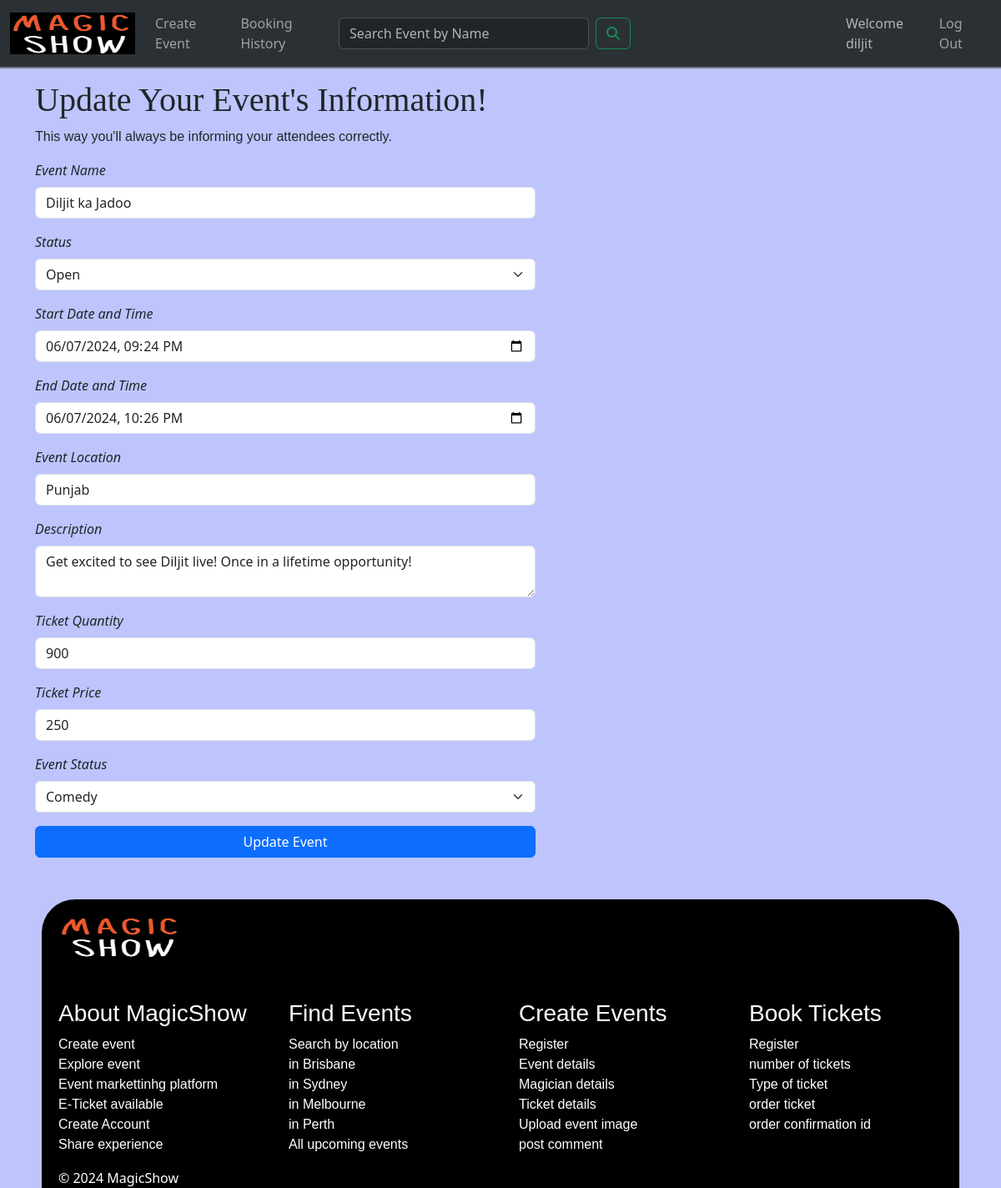
Screenshot of /events/edit/2 (signed in) with the database file from the repository.
### website/models.py (models this page shows, shortened)
class User(db.Model, UserMixin):
    __tablename__ = 'users'
    id = db.Column(db.Integer, primary_key=True, nullable=False)
    userName = db.Column(db.String(100), index=True, nullable=False)
    emailid = db.Column(db.String(100), index=True, unique=True, nullable=False)
    contactNumber = db.Column(db.String(100))
    password_hash = db.Column(db.String(255), nullable=False)
    address = db.Column(db.String(255))
    bookings = db.relationship('Booking', backref='user')
    comments = db.relationship('Comment', backref='user')

class Event(db.Model):
    __tablename__ = 'events'
    id = db.Column(db.Integer, primary_key=True, nullable=False)
    userid = db.Column(db.Integer, db.ForeignKey('users.id'))
    eventName = db.Column(db.String(80))
    eventstartDateTime = db.Column(db.DateTime, nullable=False)
    eventendDateTime = db.Column(db.DateTime, nullable=False)
    eventType = db.Column(db.String(50))
    eventLocation = db.Column(db.String(200))
    description = db.Column(db.String(200))
    ticketQuantity = db.Column(db.Integer)
    ticketsAvailable = db.Column(db.Integer)
    ticketPrice = db.Column(db.Float)
    eventImage = db.Column(db.String(400))
    eventStatus = db.Column(db.String(10))
    bookings = db.relationship('Booking', backref='event')
    comments = db.relationship('Comment', backref='event')

### website/events.py (the view, shortened to what this page needs)
@eventbp.route('/edit/<int:eventid>', methods=['GET', 'POST'])
@login_required
def edit_event(eventid):
    event = Event.query.get_or_404(eventid)
    if current_user.id != event.userid:
        flash('You do not have permission to edit this event.', 'danger')
        return redirect(url_for('event.show', id=event.id))
    form = EditForm(obj=event)  # Pre-fill form with event data on GET
    return render_template('events/edit.html', form=form, eventid=eventid)

### website/forms.py
class EditForm(FlaskForm):
    eventName = StringField('Event Name', validators=[InputRequired(), Length(max=80)])
    status = SelectField('Status', choices=[('Open', 'Open'), ('Cancelled', 'Cancelled')])
    eventstartDateTime = DateTimeLocalField('Start Date and Time', validators=[InputRequired()])
    eventendDateTime = DateTimeLocalField('End Date and Time', validators=[InputRequired()])
    eventLocation = StringField('Event Location', validators=[InputRequired(), Length(max=200)])
    description = TextAreaField('Description', validators=[InputRequired(), Length(max=500)])
    ticketQuantity = IntegerField('Ticket Quantity', validators=[InputRequired(), NumberRange(min=1)])
    ticketPrice = IntegerField('Ticket Price', validators=[InputRequired(), NumberRange(min=0)])
    eventType = SelectField('Event Status', choices=[('Illusion', 'Illusion'), ('Comedy', 'Comedy'), ('Levitation', 'Levitation'), ('Transformation', 'Transformation'), ('Mentalism', 'Mentalism'), ('Penetration', 'Penetration')], validators=[InputRequired()])
    submit = SubmitField('Update Event')

### website/templates/events/edit.html
{% extends 'base.html' %}
{% from 'bootstrap5/form.html' import render_form %}
{% block content %}
  <div class="container">
    <div class="row mt-5">
      <div class="col-md-12">
        <br><br>
        <h1>Update Your Event's Information!</h1>
        <p>This way you'll always be informing your attendees correctly.</p>
        {{ render_form(form) }}
      </div>
    </div>
  </div>
{% endblock %}

### website/templates/base.html (shortened to what this page needs)
<!DOCTYPE html>
<html lang="en">
<head>
  <link href="https://cdn.jsdelivr.net/npm/bootstrap@5.3.3/dist/css/bootstrap.min.css" rel="stylesheet">
  <link rel="stylesheet" href="{{ url_for('static', filename='style.css')}}">
</head>
<body>
    <header>
        <nav class="navbar navbar-custom navbar-expand-lg bg-body-tertiary fixed-top bg-dark" data-bs-theme="dark">
            <div class="container-fluid">
              <a class="navbar-brand" href="{{url_for('main.index')}}">
                <img src="{{url_for('static', filename='img/logo.png')}}" alt="MagicShow" width="150" height="50">
              </a>
              <div class="collapse navbar-collapse" id="navbarSupportedContent">
                <ul class="navbar-nav ms-auto mb-2 mb-lg-0">
                  <li class="nav-item">
                    <a class="nav-link" href="{{ url_for('event.create')}}">Create Event</a>
                  </li>
                  <li class="nav-item">
                    <a class="nav-link" href="{{ url_for('main.history')}}">Booking History</a>
                  </li>
                </ul>
              </div>
              <form class="d-flex" role="search" action="{{url_for('main.search')}}">
                <input class="form-control me-2" style="width:50%;" type="search" name="search" id="SearchForm" placeholder="Search Event by Name" aria-label="Search">
                <button class="btn btn-outline-success" type="submit"><i class="fa-solid fa-magnifying-glass"></i></button>
              </form>
              <div class="collapse navbar-collapse" id="navbarSupportedContent">
                <ul class="navbar-nav ms-auto mb-2 mb-lg-0">
                  {% if current_user.is_authenticated %}
                  <li class="nav-item">
                     <a class="nav-link disabled text-muted" href="#">Welcome {{current_user.userName}}</a>
                  </li>
                  <li>
                     <a class="nav-link" href="{{ url_for('auth.logout') }}">Log Out</a>
                  </li>
                  {% endif %}
                </ul>
              </div>
            </div>
          </nav>
    </header>
    {% block content %}
    {% endblock %}
    <footer class="footer">
        <section class="top">
            <img id="footerimage" src="{{url_for('static', filename='img/logo.png')}}" width="150" height="50" >
            <div class="footer">
              <div class="row footerrow text-left">
                <div class="col-lg-3 col-md-6 mb-4 mb-md-0">
                  <h3>About MagicShow</h3>
                   <ul class="list-unstyled">
                    <li> <a>Create event</a> </li>
                    <li> <a>Explore event</a> </li>
                    <li> <a>Event markettinhg platform</a> </li>
                    <li> <a>E-Ticket available</a> </li>
                    <li> <a>Create Account</a> </li>
                    <li> <a>Share experience</a> </li>
                  </ul>
                </div>
                <div class="col-lg-3 col-md-6 mb-4 mb-md-0">
                  <h3>Find Events</h3>
                    <ul class="list-unstyled">
                    <li> <a>Search by location</a> </li>
                    <li>  <a>in Brisbane</a> </li>
                    <li>  <a>in Sydney</a> </li>
                    <li>  <a>in Melbourne</a> </li>
                    <li>  <a>in Perth</a> </li>
                    <li>  <a>All upcoming events</a> </li>
                    </ul>
                </div>
                <div class="col-lg-3 col-md-6 mb-4 mb-md-0">
                  <h3>Create Events</h3>
                    <ul class="list-unstyled">
                    <li> <a>Register</a> </li>
                    <li>  <a>Event details</a> </li>
                    <li>  <a>Magician details</a> </li>
                    <li>  <a>Ticket details</a> </li>
                    <li>  <a>Upload event image</a> </li>
                    <li>  <a>post comment</a> </li>
                    </ul>
                </div>
                <div class="col-lg-3 col-md-6 mb-4 mb-md-0">
                  <h3>Book Tickets</h3>
                    <ul class="list-unstyled">
                      <li> <a>Register</a> </li>
                      <li>  <a>number of tickets</a> </li>
                      <li>  <a>Type of ticket</a> </li>
                    <li>  <a>order ticket</a> </li>
                    <li>  <a>order confirmation id</a> </li>
                    </ul>
                </div>
              </div>
            </div>
          </section>
          <section class="bottom">© 2024 MagicShow</section>
    </footer>
</body>
</html>

### website/static/style.css (style rules this page uses)
body { background-color: rgba(2, 31, 248, 0.253); }
.navbar-custom { background-color: black; border-bottom: 2px solid #6c757d; }
.navbar-custom .nav-link { color: #ffffff8d; transition: color 0.3s ease; }
.top { border-top-left-radius:40px; border-top-right-radius:40px; margin-left:50px; margin-top: 50px; margin-right:50px; background-color: black; }
.footerrow { margin-top:50px; padding-left:20px; color:white }
.bottom { margin-left:50px; margin-right:50px; padding-left:20px; background-color: black; color:white; }
#footerimage { margin-left:20px; margin-top:20px; }
form { width:90%; max-width: 600px; }
input,textarea { width:100%; padding:10px; outline:100px; border: 1px #fff #000000; color: #040000; background:transparent; font-size:15px; }
h1 { font-family:Georgia, 'Times New Roman', Times, serif; }
p { font-family:'Trebuchet MS', 'Lucida Sans Unicode', 'Lucida Grande', 'Lucida Sans', Arial, sans-serif; }
h3 { font-family:'Trebuchet MS', 'Lucida Sans Unicode', 'Lucida Grande', 'Lucida Sans', Arial, sans-serif; }
.list-unstyled { font-family:'Trebuchet MS', 'Lucida Sans Unicode', 'Lucida Grande', 'Lucida Sans', Arial, sans-serif; }
label { font-style: italic; }
option { font-style: italic; }

### rows the page displays
User: userName "diljit"
Event: eventName "Diljit ka Jadoo", eventstartDateTime "06/07/2024 21:24", eventendDateTime "06/07/2024 22:26", eventLocation "Punjab", description "Get excited to see Diljit live! Once in a lifetime opportunity!", ticketQuantity "900", ticketPrice "250", eventType "Comedy"
